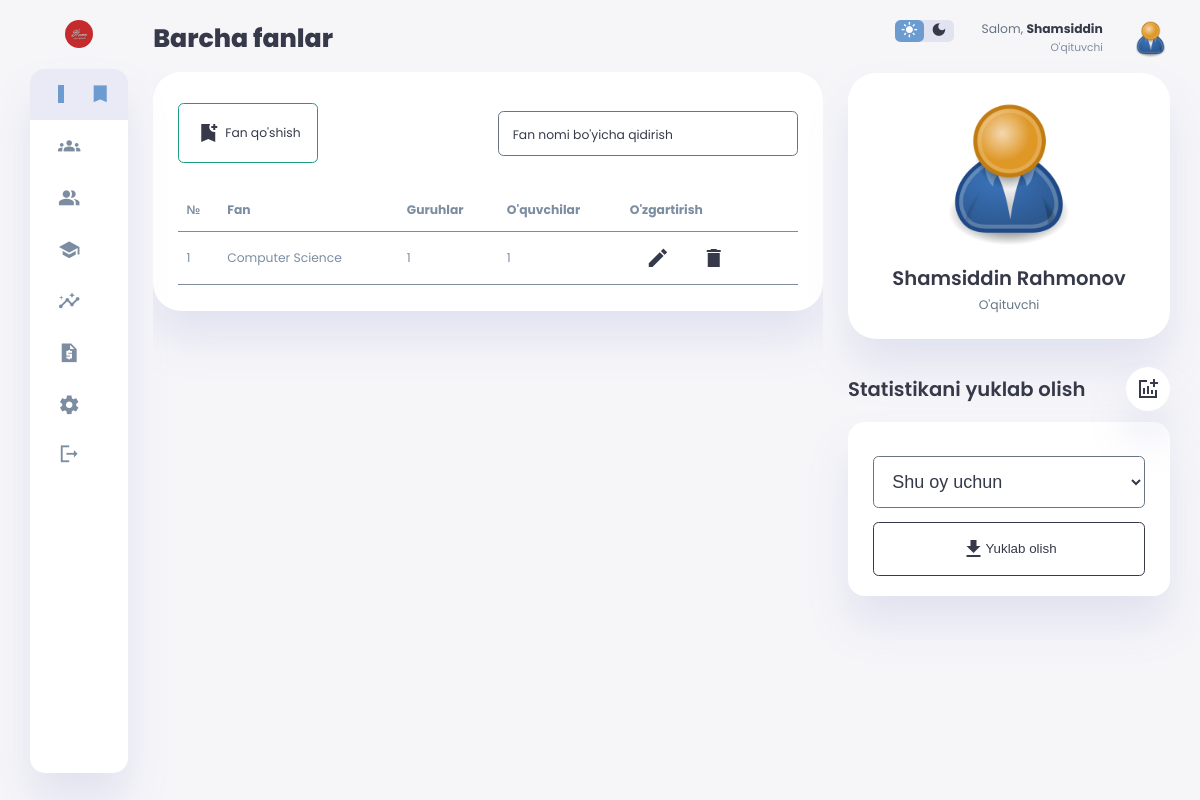
Page /subjects/ (signed in) on the committed database.
### app_main/models.py (models this page shows, shortened)
class Subject(models.Model):
    name = models.CharField(max_length=200, verbose_name='Fan nomi', unique=True, validators=[
        validators.subject_name_length_validator])
    created = models.DateTimeField(auto_now_add=True, null=True)
    updated = models.DateTimeField(auto_now=True, null=True)
    id = models.UUIDField(default=uuid.uuid4, unique=True,
                          primary_key=True, editable=False)
    class Meta:
        ordering = ["name", "created"]

### app_users/models.py (models this page shows, shortened)
class User(AbstractUser):
    first_name = models.CharField(max_length=200, verbose_name="Ism")
    last_name = models.CharField(max_length=200, verbose_name="Familiya")
    email = models.EmailField(
        max_length=200, verbose_name="E-mail manzil", unique=True)
    job = models.CharField(
        max_length=200, default="O'qituvchi", blank=True, null=True)
    profile_picture = models.ImageField(upload_to='thedevu101-admin-media/profile-pictures/',
                                        null=True,
                                        blank=True,
                                        default='profile-pictures/user-default.png', verbose_name="Profil rasmi")
    created = models.DateTimeField(auto_now_add=True)
    updated = models.DateTimeField(auto_now=True)
    id = models.UUIDField(default=uuid.uuid4, editable=False,
                          primary_key=True, unique=True)
    REQUIRED_FIELDS = ['first_name', 'last_name', 'email']
    @property
    def full_name(self):
        return f"{self.first_name} {self.last_name}"
    class Meta:
        unique_together = [
            ['first_name', 'last_name']
        ]

### app_main/views.py (the view)
# urls.py: path('subjects/', views.SubjectList.as_view(), name='subjects'),
class SubjectList(LoginRequiredMixin, ListView):
    template_name = "app_main/subjects.html"
    context_object_name = "subjects_list"
    extra_context = {
        "title": "Fanlar",
        "subjects": True
    }
    def get_queryset(self):
        subjects = Subject.objects.annotate(pupils=Count("group__pupil"))
        if not self.request.user.is_superuser:
            raise Http404("Not found")
        return subjects

### app_main/templates/app_main/subjects.html (shortened to what this page needs)
{% extends 'base.html' %} {% load humanize static %}
{% block content %} {% include 'components/_navbar.html' %}
<main>
	<h1>Barcha fanlar</h1>
	<div class="card-wrapper">
		<div class="card">
			<div class="table-header">
				<a
					class="button add-button"
					href="{% url 'add_subject' %}"
					style="
						display: flex;
						flex-direction: row;
						align-items: center;
						width: max-content;
						gap: 5px;
					"
				>
					<span class="material-icons-sharp"> bookmark_add </span>
					Fan qo'shish
				</a>
				<div id="input-wrapper">
					<input
						type="search"
						name="search-field"
						id="search-field"
						placeholder=""
					/>
					<label for="search-field">Fan nomi bo'yicha qidirish</label>
				</div>
			</div>
			<table class="subjects-table">
				<thead>
					<tr>
						<th>№</th>
						<th>Fan</th>
						<th>Guruhlar</th>
						<th>O'quvchilar</th>
						<th>O'zgartirish</th>
					</tr>
				</thead>
				<tbody>
					{% for subject in subjects_list %}
					<tr>
						<td>{{ forloop.counter }}</td>
						<td>{{ subject.name }}</td>
						<td>{{ subject.group_set.all.count|intcomma }}</td>
						<td>{{ subject.pupils|intcomma }}</td>
						<td class="manage-pupil">
							<div class="row-change-controller">
								<a href="{% url 'update_subject' pk=subject.id %}">
									<span class="material-icons-sharp"> edit </span>
								</a>
								<a href="{% url 'delete_subject' pk=subject.id %}">
									<span class="material-icons-sharp"> delete </span>
								</a>
							</div>
						</td>
					</tr>
					{% endfor %}
				</tbody>
			</table>
		</div>
	</div>
</main>
{% include 'components/_right_block.html' %} {% endblock content %}

### templates/components/_right_block.html (shortened to what this page needs)
{% load static %}
<div class="right-section">
    <div class="nav">
        <div class="dark-mode">
            <span class="material-icons-sharp">
            </span>
            <span class="material-icons-sharp">
            </span>
        </div>
        <div class="profile">
            <div class="info">
		    <p>Salom, <b>{{ request.user.first_name }}</b></p>
                <small class="text-muted">{{ request.user.job }}</small>
            </div>
            <div class="profile-photo">
                <img src="{{ request.user.profile_picture.url }}" alt="{{ request.user.full_name }}"
                    title="{{ request.user.full_name }}">
            </div>
        </div>
    </div>
    <div class="user-profile">
        <div class="logo" style="display: flex; flex-direction: column; align-items: center;">
            {% if not request.user.profile_picture %}
            <img src="{% static 'profile-pictures/user-default.png' %}" title="{{ request.user.full_name }}">
            {% else %}
            <img src="{{ request.user.profile_picture.url }}" alt="{{ request.user.full_name }}"
                title="{{ request.user.full_name }}">
            {% endif %}
            <h2>{{ request.user.full_name }}</h2>
            <p>{{ request.user.job }}</p>
        </div>
    </div>
    {% if request.user.is_superuser %}
    <div class="reminders">
        <div class="header">
            <h2>Statistikani yuklab olish</h2>
            <span class="material-icons-sharp">
            </span>
        </div>
        <div class="notification">
            <form action="{% url 'download_stats' %}" method="post">
                <select name="month">
                    <option value="current">Shu oy uchun</option>
                </select>
                <br>
                <button type="submit" class="button">
                    <span class="material-icons-sharp">
                    </span>
                    Yuklab olish
                </button>
            </form>
        </div>
    </div>
    {% endif %}
</div>

### static/login.css (style rules this page uses)
#input-wrapper { position: relative; }
#input-wrapper label { position: absolute; top: 40%; left: 5%; transition: .2s ease; cursor: text; }
#input-wrapper input { min-width: 300px; }
#input-wrapper input:focus ~ label, #input-wrapper input:not(:placeholder-shown) ~ label { top: 10%; left: 2%; font-size: 10px; background: var(--color-white); padding: 0 2px; }

### static/table-headers.css (style rules this page uses)
#input-wrapper { margin-left: auto; }
.table-header { width: 100%; display: flex; flex-direction: row; justify-content: space-between; align-items: center; }

### rows in the picture
Subject: name "Computer Science", group_set.all.count "1", pupils "1"
User: user.first_name "Shamsiddin", user.job "O'qituvchi", user.profile_picture (placeholder picture), user.full_name "Shamsiddin Rahmonov"
